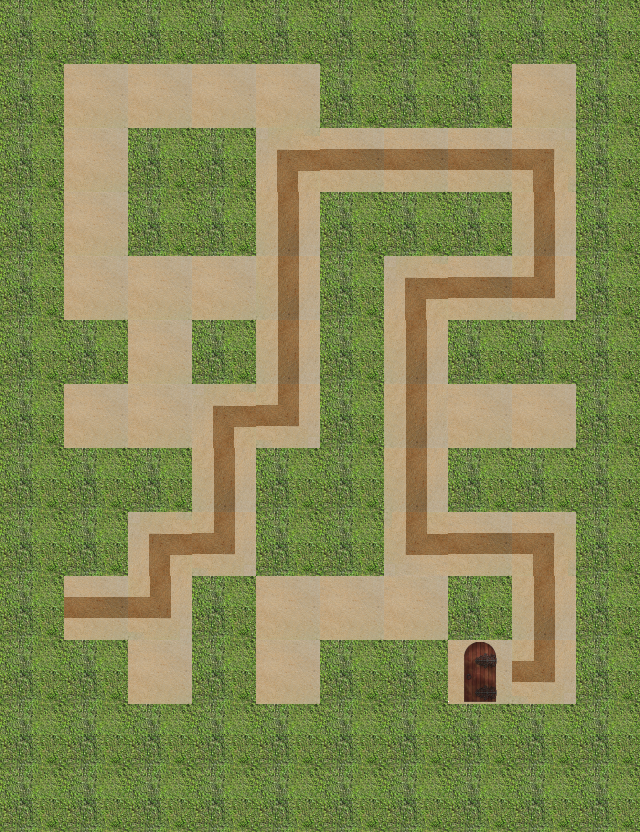

Tiled map render using the project's own tile images. Description and the map definition, with tile-layer contents summarised, below:
An orthogonal 10x13 tile map with 64x64 px tiles, 4 tile layers (path, wall, hint, end), 1 hidden layer not drawn.

<map version="1.0" orientation="orthogonal" renderorder="right-down" width="10" height="13" tilewidth="64" tileheight="64">
 <properties>
  <property name="bestTimePossible" value="9.23" />
  <property name="viewSize" value="5" />
 </properties>
 <tileset firstgid="1" name="sandbush" tilewidth="64" tileheight="64">
  <image source="sandbush.png" width="256" height="192" />
 </tileset>
 <layer name="path" width="10" height="13">
  <data>[130 cells, 48 non-empty, 1 distinct tile ids]</data>
 </layer>
 <layer name="wall" width="10" height="13">
  <data>[130 cells, 82 non-empty, 1 distinct tile ids]</data>
 </layer>
 <layer name="hint" width="10" height="13">
  <data>[130 cells, 27 non-empty, 6 distinct tile ids]</data>
 </layer>
 <layer name="start" width="10" height="13" visible="0" opacity="0.98">
  <data>[130 cells, 1 non-empty, 1 distinct tile ids]</data>
 </layer>
 <layer name="end" width="10" height="13">
  <data>[130 cells, 1 non-empty, 1 distinct tile ids]</data>
 </layer>
</map>
